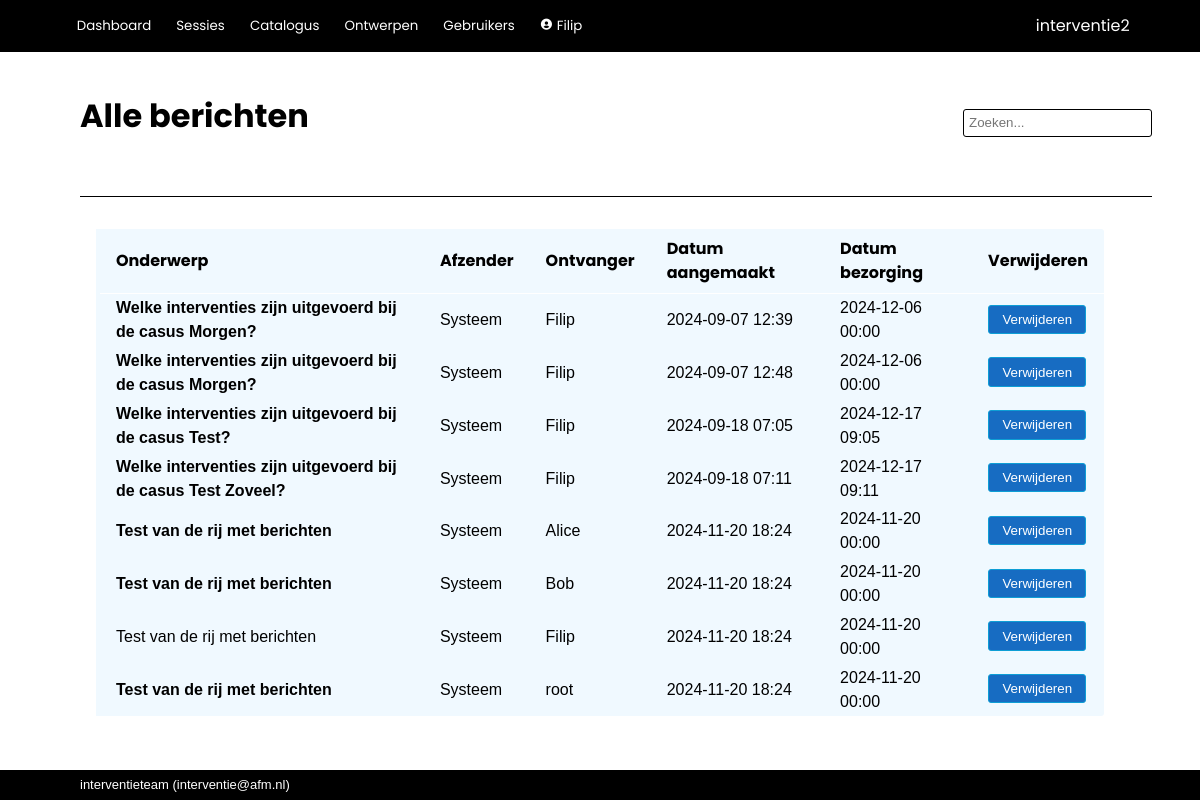
Page /admin/messages (signed in) on the committed database.
### interventie2/models.py (models this page shows, shortened)
class User(db.Model, UserMixin):
    __tablename__ = 'users'
    id            = db.Column(db.Integer, primary_key=True)
    name          = db.Column(db.String(80), nullable=False, unique=True)
    password      = db.Column(db.String(200), nullable=False)
    role_id       = db.Column(db.Integer, db.ForeignKey('roles.id'), nullable=False, default=4) #references roles.id
    description   = db.Column(db.String(2000), nullable=False, default="")
    email         = db.Column(db.String(254))
    link          = db.Column(db.String(1000))
    active        = db.Column(db.Boolean, nullable=False, default=True)
    date_created  = db.Column(db.DateTime(timezone=True), server_default=func.now())
    last_seen     = db.Column(db.DateTime(timezone=True), server_default=func.now())
    role = relationship('Role')
    messages = relationship('Message', back_populates='recipient', foreign_keys="Message.recipient_id", cascade='all, delete-orphan')
    messages_sent = relationship('Message', back_populates='sender', foreign_keys="Message.sender_id")
    worksession = relationship('Worksession', back_populates='creator')
    plan = relationship('Plan', back_populates='creator')
    allowed_worksessions = relationship('Worksession', secondary='worksession_access', back_populates='allowed_users')
    owned_instruments = relationship('Instrument', back_populates='owner')
    def unread_messages(self):
        return sum(1 for message in self.messages if (message.unread) and (message.deliver_after.date() <= date.today()))
    def unread_message_alert(self):
        return self.unread_messages() > 0

class Message(db.Model):
    __tablename__ = 'messages'
    id            = db.Column(db.Integer, primary_key=True)
    date_created  = db.Column(db.DateTime(timezone=True), server_default=func.now())
    deliver_after = db.Column(db.DateTime(timezone=True), server_default=func.now())
    subject       = db.Column(db.String(500), nullable=False, default="")
    body          = db.Column(db.String(2000), nullable=False, default="")
    sender_id     = db.Column(db.Integer, db.ForeignKey('users.id'))
    recipient_id  = db.Column(db.Integer, db.ForeignKey('users.id'), nullable=False)
    unread        = db.Column(db.Boolean, nullable=False, default=True)
    archived      = db.Column(db.Boolean, nullable=False, default=True)
    system        = db.Column(db.Boolean, nullable=False, default=True)
    sender = relationship('User', foreign_keys=[sender_id])
    recipient = relationship('User', foreign_keys=[recipient_id])

### interventie2/admin/routes.py (the view)
@admin.route('/messages')
@login_required
def all_messages():
    messages = Message.query.order_by(Message.id)
    return render_template('admin/all_messages.html', messages=messages, user=current_user)

### interventie2/models.py (called while the page is built)
@login_manager.user_loader
def load_user(user_id):
    return User.query.get(user_id)

### interventie2/admin/templates/admin/all_messages.html (shortened to what this page needs)
{% extends 'base.html' %}
{% block page_title %}
    Alle berichten
{% endblock %}
{% block body %}
    <table>
        <tr>
            <th>Onderwerp</th>
            <th>Afzender</th>
            <th>Ontvanger</th>
            <th>Datum aangemaakt</th>
            <th>Datum bezorging</th>
            <th>Verwijderen</th>
        </tr>
        {% for message in messages %}
            <tr>
                <td><a href="{{ url_for('admin.message', message_id=message.id) }}" {% if message.unread %} class="unread"{% endif %}>{{ message.subject }}</a></td>
                <td>
                    {% if message.system %}
                        Systeem
                    {% else %}
                        {{ message.sender.name }}
                    {% endif %}
                </td>
                <td>{{ message.recipient.name }}</td>
                <td>{{ message.date_created.strftime('%Y-%m-%d %H:%M')}}</td>
                <td>
                        {{ message.deliver_after.strftime('%Y-%m-%d %H:%M') }}
                </td>
                <td><button>{{ macro.confirm_redirect( "Verwijderen", "Wilt u dit bericht verwijderen?", url_for('admin.delete_message', message_id=message.id) ) }}</button></td>
            </tr>
        {% endfor %}
        </table>
{% endblock %}

### interventie2/templates/base.html (shortened to what this page needs)
<!DOCTYPE html>
<html lang="en">
    <head>
        <link rel="stylesheet" href="{{ url_for('static', filename='css/styles.css')}}">
        <link href="https://unpkg.com/boxicons@2.1.2/css/boxicons.min.css" rel="stylesheet">
    </head>
    <body>
        {% import 'jinja_macros.html' as macro %}
        <header>
            <div class="logo">{{ config['APP_NAME'] }}</div>
            <div class="modes">
                {% if current_user.is_authenticated %}
                    <button>
                        <a href="{{ url_for('main.index') }}">Dashboard</a>
                    </button>
                    <button>
                        <a href="{{ url_for('main.worksessions') }}">Sessies</a>
                    </button>
                    <button>
                        <a href="{{ url_for('catalog.index') }}">Catalogus</a>
                    </button>
                    {% if current_user.role.edit_questionnaire %}
                        <button>
                            <a href="{{ url_for('tools.index') }}">Ontwerpen</a>
                        </button>
                    {% endif %}
                    {% if current_user.role.edit_users %}
                        <button>
                            <a href="{{ url_for('admin.index') }}">Gebruikers</a>
                        </button>
                    {% endif %}
                    <button>
                        <a href="{{ url_for('admin.user', id=current_user.id) }}"><i class='bx bxs-user-circle'></i>
                            {{ current_user.name }}
                        </a>
                    </button>
                {% else %}
                    <button>
                        <a href="{{ url_for('main.login') }}">Login</a>
                    </button>
                {% endif %}
            </div>
        </header>
        <nav>
            <div class="title">{% block page_title %}{% endblock %}</div>
            {% if current_user.is_authenticated %}
                <form action="/analysis/search" method="get" class="search">
                    <input id="search" type="search"  name="q" value="{{ request.args.get('q') or '' }}" placeholder="Zoeken...">
                </form>
            {% endif %}
            <div class="tabs">{% block tabs %}{% endblock %}</div>
        </nav>
        <main>
            <section>{% block body %}{% endblock %}</section>
        </main>
        <footer>{{ config['MAINTAINER'] }} (<a href="mailto:{{ config['MAINTAINER_EMAIL'] }}">{{ config['MAINTAINER_EMAIL'] }}</a>)</footer>
    </body>
</html>

### interventie2/templates/jinja_macros.html (shortened to what this page needs)
{% macro confirm_redirect(link_name, message, address) %}
    <a href="#" onclick="
        var message = &quot; {{ message }} &quot; ;
        var address = &quot; {{ address }} &quot; ;
        var result = confirm(message);
        if (result == true) { window.location.href = address } ;
        return false;
        ">
        {{ link_name }}
    </a>
{%- endmacro %}

### interventie2/static/css/styles.css (style rules this page uses)
:root { --dark-blue: #0f2841; --light-blue: #0e9ed5; --green: #3b7d23; --red: red; --highlight: #195fa6; --mid-grey: #0e9ed5; --object: #f0f9ff; --alert: red; --button-bg: #176cc2; --button-fg: white; }
html, body { font-family: sans-serif; line-height: 1.5em; padding: 0px; margin: 0px; }
a { color: inherit; text-decoration: none; }
button { border: 1px solid var(--mid-grey); background-color: var(--button-bg); color: var(--button-fg); min-height: 2.2em; border-radius: 3px; min-width: 7em; padding-left: 1em; padding-right: 1em; margin-bottom: 2px; }
button a { text-decoration: none; }
input { background-color: white;; border: 1px solid var(--mid-grey); font-size: inherit; min-height: 1.7rem; margin-bottom: 2px; }
table { background: var(--object); border-radius: 3px; border-collapse: collapse; }
th { border-bottom: 1px solid white; color: black; font-weight: bold; font-family: "Poppins", sans-serif; padding: 0.5em 1em; text-align: left; }
td { padding: 0.15em 1em; }
tbody tr { border-left: 4px solid var(--object); transition:all 0.25s ease; }
body { display: grid; height: 100vh; grid-template-rows: min-content min-content auto min-content; grid-template-areas: "header" "nav" "main" "footer"; }
header { grid-area: header; background-color: black; display: grid; grid-template-columns: auto min-content; grid-template-rows: auto; grid-template-areas: "modes logo"; color: white; align-items: center; padding: 0.6rem 4.4rem; font-family: "Poppins", sans-serif; }
header a { text-decoration: none; font-family: "Poppins", sans-serif; }
.logo { grid-area: logo; }
.modes { grid-area: modes; padding: 0px; margin: 0px; }
.modes button { background: inherit; outline: none; cursor: pointer; padding: 0.4rem 0.4rem; margin: 0 0.5rem 0 0; border: none; border-radius: 0px; color: white; font-family: "Poppins", sans-serif; font-size: smaller; min-width: 0; }
.modes a { text-decoration: none; }
nav { grid-area: nav; display: grid; grid-template-columns: 1fr auto; grid-template-areas: "title search" "steps steps" "tabs tabs "; align-items: center; margin: 3rem 3rem 1rem 5rem; }
.title { grid-area: title; font-family: "Poppins", sans-serif; color: black; font-size: xx-large; font-weight: bold; padding: 0 0 1rem 0; line-height: 1em; }
.search { grid-area: search; display: flex; align-items: center; text-decoration: none; border: none; }
.search input { background-color: white;; border: 1px solid black; border-radius: 3px; padding: 5px; font-size: smaller; height: 1.7rem; }
.tabs { grid-area: tabs; display: flex; padding-top: 3rem; overflow: hidden; font-size: inherit; border-bottom: 1px solid black; }
main { grid-area: main; padding: 1rem 5rem; display: grid; grid-template-columns: min-content 100%; grid-template-areas: "aside section "; overflow-y: auto; }
section { grid-area: section; padding: 0; margin-left: 1rem; margin-right: 1rem; }
footer { grid-area: footer; background-color: black; color: white; align-items: center; padding: 0.2rem 5rem; font-size: small; }
.unread { font-weight: bold; }

### rows in the picture
User: name "Filip"
Message: subject "Welke interventies zijn uitgevoerd bij de casus Morgen?", system "Systeem", recipient.name "Filip", date_created "2024-09-07 12:39", deliver_after "2024-12-06 00:00", link_name "Verwijderen"
Message: subject "Welke interventies zijn uitgevoerd bij de casus Morgen?", system "Systeem", recipient.name "Filip", date_created "2024-09-07 12:48", deliver_after "2024-12-06 00:00", link_name "Verwijderen"
Message: subject "Welke interventies zijn uitgevoerd bij de casus Test?", system "Systeem", recipient.name "Filip", date_created "2024-09-18 07:05", deliver_after "2024-12-17 09:05", link_name "Verwijderen"
Message: subject "Welke interventies zijn uitgevoerd bij de casus Test Zoveel?", system "Systeem", recipient.name "Filip", date_created "2024-09-18 07:11", deliver_after "2024-12-17 09:11", link_name "Verwijderen"
Message: subject "Test van de rij met berichten", system "Systeem", recipient.name "Alice", date_created "2024-11-20 18:24", deliver_after "2024-11-20 00:00", link_name "Verwijderen"
Message: subject "Test van de rij met berichten", system "Systeem", recipient.name "Bob", date_created "2024-11-20 18:24", deliver_after "2024-11-20 00:00", link_name "Verwijderen"
Message: subject "Test van de rij met berichten", system "Systeem", recipient.name "Filip", date_created "2024-11-20 18:24", deliver_after "2024-11-20 00:00", link_name "Verwijderen"
Message: subject "Test van de rij met berichten", system "Systeem", recipient.name "root", date_created "2024-11-20 18:24", deliver_after "2024-11-20 00:00", link_name "Verwijderen"
User: MAINTAINER_EMAIL "interventie@afm.nl"

### other values in the picture
{{ config['APP_NAME'] }} "interventie2"
{{ config['MAINTAINER'] }} "interventieteam"
